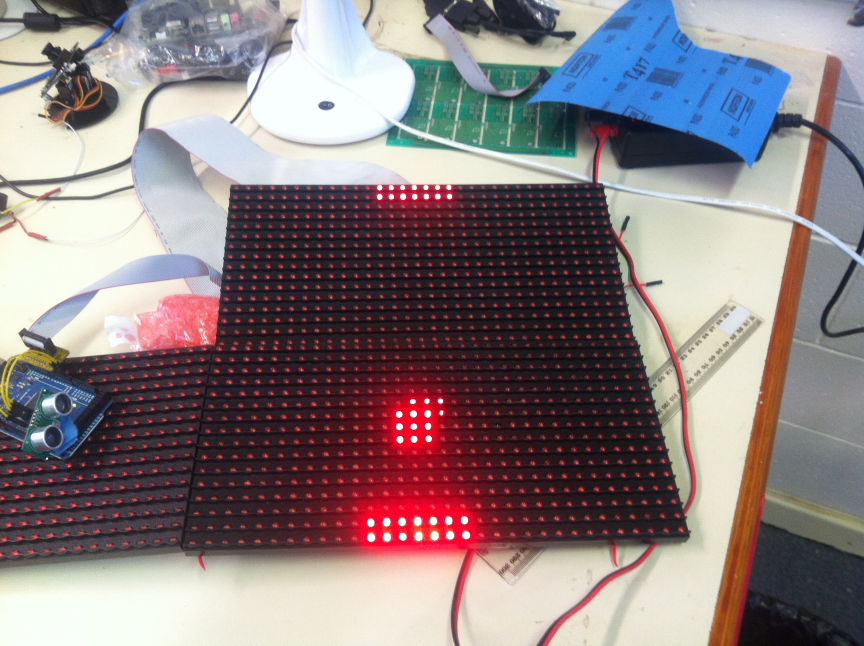
#> input picture dmd-pong/image.jpg, 2592 x 1936 px, given in place of the camera (shown at 1/3 size)
$ python colourRec.py   (older library calls are emulated)
#> lines starting #> are read from the running program, lines starting #| are printed output that depends on the picture; after the words box and inside, x2 and y2 are one past the last pixel; in counts of white or black regions, pixels touching at a corner belong together
#!/usr/bin/python
# -*- coding: utf-8 -*-

"""colourRec.py: Is able to detect different coloured boxes. Having numerous colours may slow it down."""
""" The main file of the Target Tracking program """

import cv2
import numpy as np

import colourValues

__author__ = '***REMOVED***'
__email__ = '***REMOVED***'

def main():
    webcam = cv2.VideoCapture(1)
    while True:
        rval, frame = webcam.read()
#> frame is the input picture: shape (1936, 2592, 3); mean B, G, R 128.2, 126.1, 137.8

        # Image is flipped for previewing and more straight-forward coordinate system.
        frame=cv2.flip(frame,1,0)
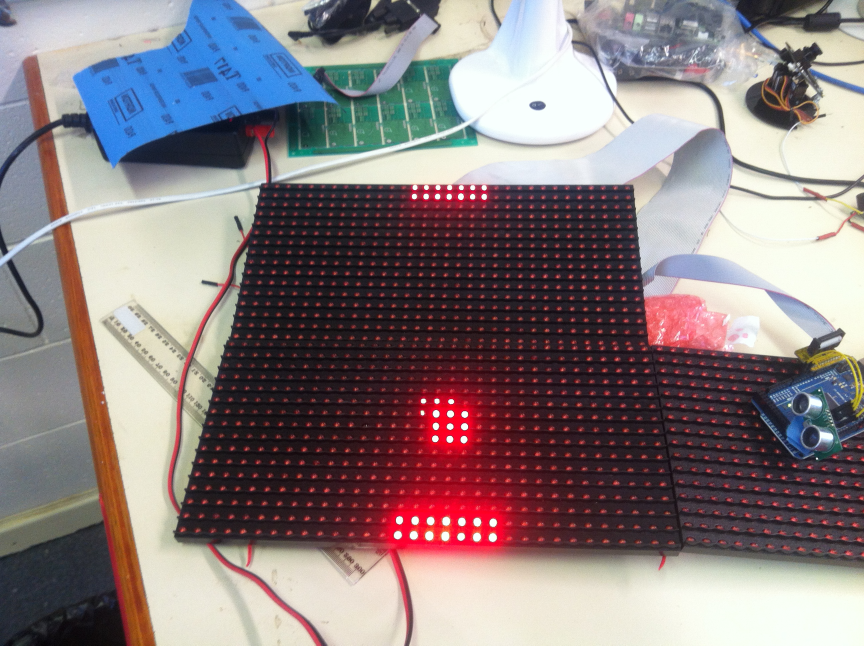
#> frame: shape (1936, 2592, 3) (shown at 1/3 size); mean B, G, R 128.2, 126.1, 137.8

        # Blurring removes possible false-positives
        img=cv2.GaussianBlur(frame, (5,5), 0)

        # Convert to HSV colour space - easier colour definitions
        img=cv2.cvtColor(frame, cv2.COLOR_BGR2HSV)
#> img: shape (1936, 2592, 3); mean H, S, V 95.5, 68, 149.4

        # The colours of the markers, defined in colourValues.py
        for colour in ['blue', 'red']:

            # Only the target colour is used
            separated=cv2.inRange(img,colourValues.lowerRange[colour],colourValues.upperRange[colour])

            # Detect the contours - OpenCV has a built in function for this.
            contours,hierarchy=cv2.findContours(separated,cv2.RETR_LIST,cv2.CHAIN_APPROX_SIMPLE)

            # Only the largest contour with an area greater than 1000 is used.
            max_area = 0
            largest_contour = None
            for idx, contour in enumerate(contours):
                area = cv2.contourArea(contour)
                if area > max_area and area > 1000:
                    max_area = area
                    largest_contour=contour

            # If there is a detected object, calculate it's center, draw a square around it and save the position.
            if largest_contour != None:
                M = cv2.moments(largest_contour)
                cx,cy = int(M['m10']/M['m00']), int(M['m01']/M['m00'])
                cv2.circle(frame,(cx,cy),2,colourValues.rectangleC[colour],5)
                rect = cv2.minAreaRect(largest_contour)
                rect = ((rect[0][0], rect[0][1]), (rect[1][0], rect[1][1]), rect[2])
                cv2.putText(frame,"35'30'%s''S 149'12'%s''E"%(10, 10), (int(rect[0][0])-20, int(rect[0][1]-30)), cv2.FONT_HERSHEY_PLAIN,1,(255,255,255))
                box = np.int0(cv2.cv.BoxPoints(rect))
                cv2.drawContours(frame,[box], 0, colourValues.rectangleC[colour], 2)
#> this loop made 1 pass
#> pass 1, in main, `separated=cv2.inRange(img,colourValues.lowerRange[colour],colourValues..`:
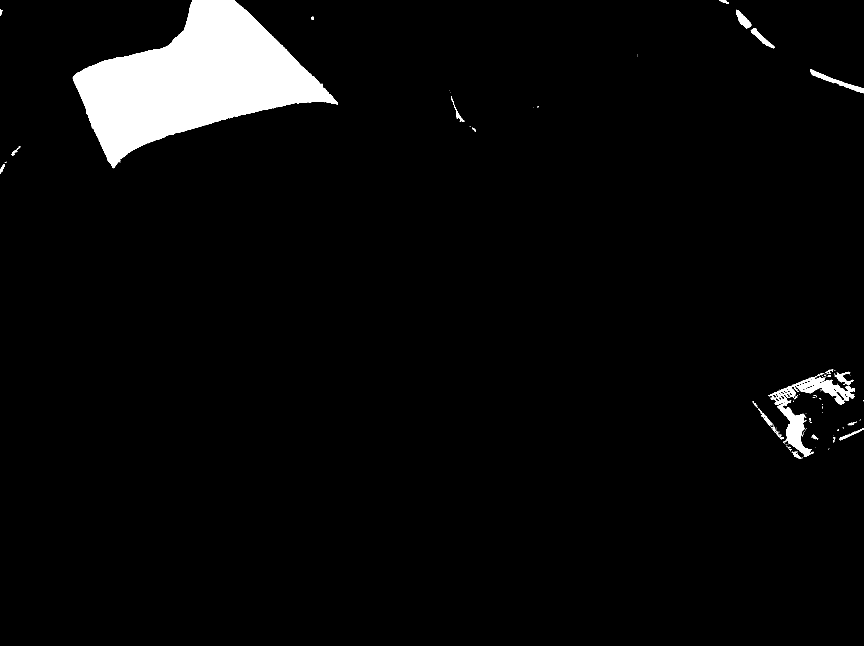
#> separated: shape (1936, 2592) (shown at 1/3 size); 4.2% white; 147 white regions (116 under 20 px), largest, box (x1, y1, x2, y2) and area: (218, 0, 1014, 505) 190526, (2305, 1128, 2565, 1371) 13049, (2430, 208, 2592, 280) 2067

        # Show the image (optionally, resize before doing so)
        #frame = cv2.resize(frame, (0,0), fx=0.5, fy=0.5)
        cv2.imshow('image',frame)

        # Wait for the Esc key to break.
        key=cv2.waitKey(10)
        if key==27:
            break

if __name__=='__main__':
#> (the run stopped early here; a loop or call above may not have finished)
